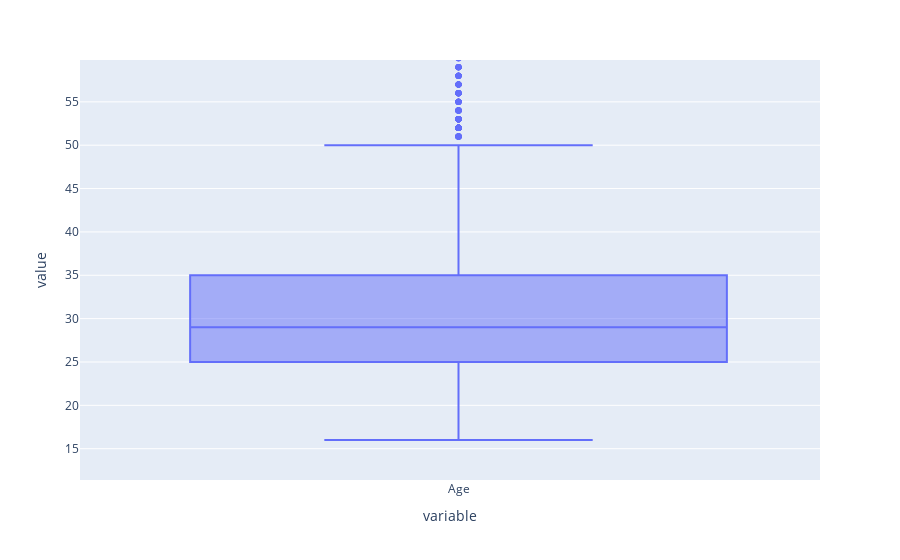

Notebook cell for this chart:
### Code cell
# Based on the boxplot of ‘Age’ how many outliers do you see below Q1?

fig = px.box(df['Age'])

fig.show()

### Figure 1 — Plotly figure (JSON) as saved in the notebook; plotly's stock layout.template omitted (floating-point values rounded to 4 significant figures; data arrays with more than 128 entries replaced by an {"elided": "..."} marker saying what was removed)
{"data": [{"alignmentgroup": "True", "hovertemplate": "variable=%{x}<br>value=%{y}<extra></extra>", "legendgroup": "", "marker": {"color": "#636efa"}, "name": "", "notched": false, "offsetgroup": "", "orientation": "v", "showlegend": false, "type": "box", "x": {"elided": "11398 str values"}, "x0": " ", "xaxis": "x", "y": {"elided": "11398 float values"}, "y0": " ", "yaxis": "y"}], "layout": {"autosize": true, "boxmode": "group", "legend": {"tracegroupgap": 0}, "margin": {"t": 60}, "xaxis": {"anchor": "y", "autorange": false, "domain": [0, 1], "range": [-0.3456, 0.33], "title": {"text": "variable"}, "type": "category"}, "yaxis": {"anchor": "x", "autorange": false, "domain": [0, 1], "range": [11.39, 59.83], "title": {"text": "value"}, "type": "linear"}}}
